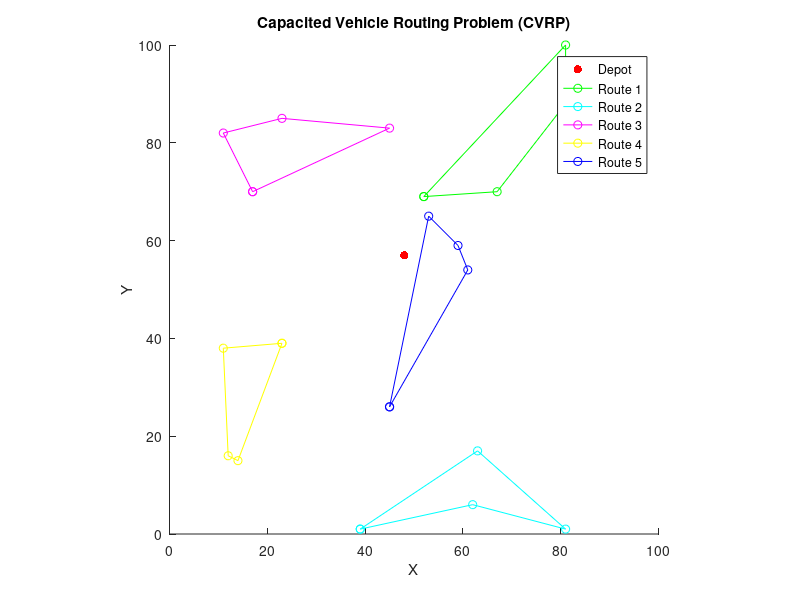

Write the MATLAB code that produced this figure.
%% Capacited Vehicle Routing Problem (CVRP) 
function cvrp()
    NUM_CUSTOMERS = 20;
    NUM_VEHICLES = 5;
    CAPACITY = 100;
    MAX_ITERATIONS = 10000;
    INIT_TEMPERATURE = 1000.0;
    COOLING_RATE = 0.003;
    distance = @(cust1, cust2) sqrt((cust1.x - cust2.x)^2 + (cust1.y - cust2.y)^2);
    function [customers, depot_x, depot_y] = generateProblem()
        customers = struct('demand', zeros(NUM_CUSTOMERS, 1), 'x', zeros(NUM_CUSTOMERS, 1), 'y', zeros(NUM_CUSTOMERS, 1));
        depot_x = randi(100);
        depot_y = randi(100);
        for i = 1:NUM_CUSTOMERS
            customers(i).demand = randi(10); % Demand between 1 and 10
            customers(i).x = randi(100);
            customers(i).y = randi(100);
        end
    end
    function total_distance = calculateTotalDistance(routes, customers, depot)
        total_distance = 0;
        for r = 1:numel(routes)
            route = routes{r};
            if isempty(route)
                continue;
            end
            total_distance = total_distance + distance(depot, customers(route(1)));
            for i = 1:numel(route)-1
                total_distance = total_distance + distance(customers(route(i)), customers(route(i+1)));
            end
            total_distance = total_distance + distance(customers(route(end)), depot);
        end
    end
    function initial_solution = generateInitialSolution(customers)
        initial_solution = cell(1, NUM_VEHICLES);
        customer_indices = randperm(NUM_CUSTOMERS);
        vehicle_index = 1;
        for i = 1:NUM_CUSTOMERS
            if mod(i, NUM_CUSTOMERS / NUM_VEHICLES) == 1 && vehicle_index <= NUM_VEHICLES
                vehicle_index = vehicle_index + 1;
            end
            initial_solution{vehicle_index - 1} = [initial_solution{vehicle_index - 1}, customer_indices(i)];
        end
    end
    function neighbor_solution = generateNeighborSolution(current_solution)
        neighbor_solution = current_solution;
        route1 = randi(NUM_VEHICLES);
        route2 = randi(NUM_VEHICLES);
        if isempty(neighbor_solution{route1}) || isempty(neighbor_solution{route2})
            return;
        end
        cust_index1 = randi(numel(neighbor_solution{route1}));
        cust_index2 = randi(numel(neighbor_solution{route2}));
        temp = neighbor_solution{route1}(cust_index1);
        neighbor_solution{route1}(cust_index1) = neighbor_solution{route2}(cust_index2);
        neighbor_solution{route2}(cust_index2) = temp;
    end
    function cost = evaluateSolution(solution, customers, depot)
        cost = calculateTotalDistance(solution, customers, depot);
    end
    function accept = acceptNeighbor(current_cost, new_cost, temperature)
        if new_cost < current_cost
            accept = true;
        else
            acceptance_prob = exp((current_cost - new_cost) / temperature);
            random_prob = rand;
            accept = random_prob < acceptance_prob;
        end
    end
    function temperature = updateTemperature(temperature)
        temperature = temperature * (1 - COOLING_RATE);
    end
    function main()
        [customers, depot_x, depot_y] = generateProblem();
        temperature = INIT_TEMPERATURE;
        current_solution = generateInitialSolution(customers);
        current_cost = evaluateSolution(current_solution, customers, struct('x', depot_x, 'y', depot_y));
        best_solution = current_solution;
        best_cost = current_cost;
        for iter = 1:MAX_ITERATIONS
            neighbor_solution = generateNeighborSolution(current_solution);
            neighbor_cost = evaluateSolution(neighbor_solution, customers, struct('x', depot_x, 'y', depot_y));
            if acceptNeighbor(current_cost, neighbor_cost, temperature)
                current_solution = neighbor_solution;
                current_cost = neighbor_cost;
            end
            if current_cost < best_cost
                best_solution = current_solution;
                best_cost = current_cost;
            end
            temperature = updateTemperature(temperature);
        end
        disp('Best solution found:');
        for i = 1:numel(best_solution)
            fprintf('Route %d: ', i);
            fprintf('%d ', best_solution{i});
            fprintf('\n');
        end
        total_distance = calculateTotalDistance(best_solution, customers, struct('x', depot_x, 'y', depot_y));
        fprintf('Total distance traveled: %.2f\n', total_distance);
        figure;
        hold on;
        axis equal;
        xlim([0 100]);
        ylim([0 100]);
        scatter(depot_x, depot_y, 'filled', 'MarkerFaceColor', 'r'); 
        colors = ['b', 'g', 'c', 'm', 'y'];
        for i = 1:numel(best_solution)
            route = best_solution{i};
            if ~isempty(route)
                route = [route, route(1)]; 
                plot([customers(route).x], [customers(route).y], '-o', 'Color', colors(mod(i, numel(colors)) + 1));
            end
        end
        title('Capacited Vehicle Routing Problem (CVRP)');
        xlabel('X');
        ylabel('Y');
        legend('Depot', 'Route 1', 'Route 2', 'Route 3', 'Route 4', 'Route 5', 'Location', 'Best');
        hold off;
    end
    main();
end
